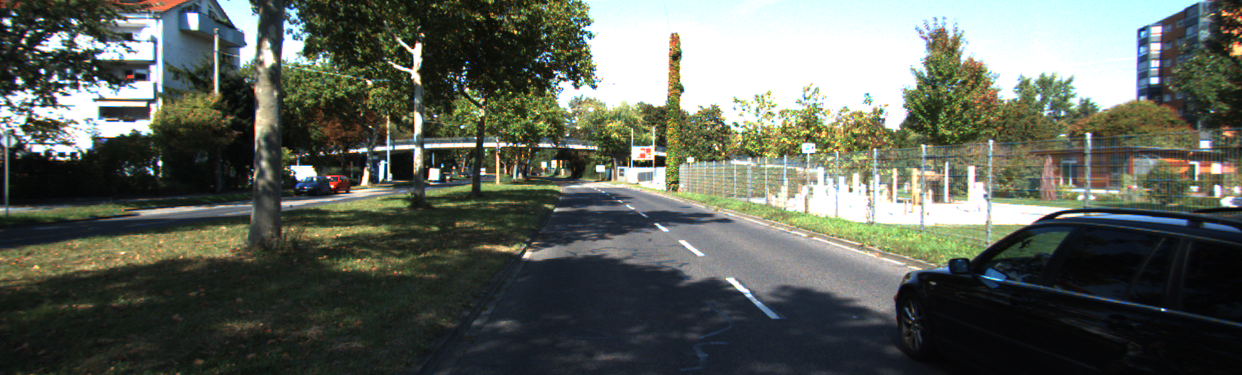
//> input picture sample/000000.png, 1242 x 375 px
$ ./main   (built with g++ and OpenCV 4)
//> lines starting //> are read from the running program, lines starting //| are printed output that depends on the picture
#include <iostream>
#include <opencv2/opencv.hpp>
#include <opencv2/xfeatures2d.hpp>

int main() {
    cv::Mat img1 = cv::imread("sample/000000.png");
//> img1 is the input picture: 375 rows x 1242 cols, CV_8UC3; mean B, G, R 90.3, 99.2, 93.9
    cv::Mat img2 = cv::imread("sample/000009.png");
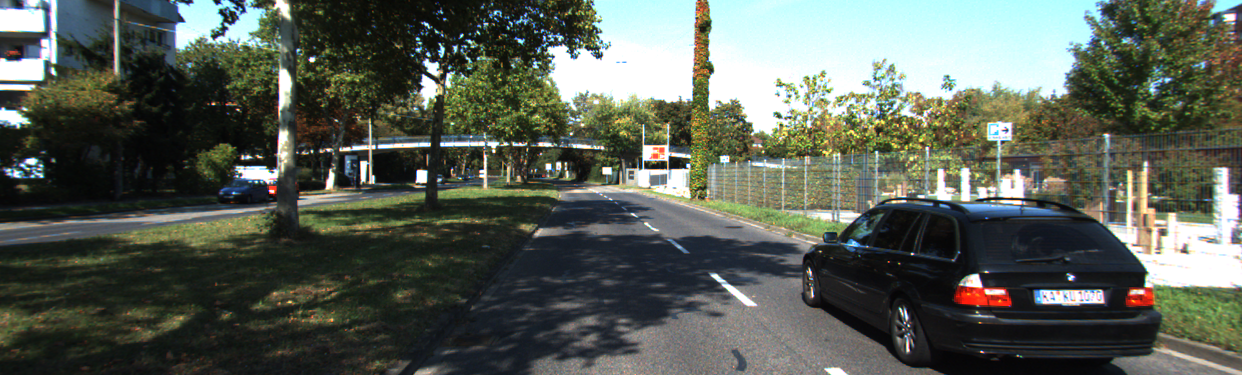
//> input picture sample/000009.png, 1242 x 375 px
//> img2 is the input picture: 375 rows x 1242 cols, CV_8UC3; mean B, G, R 85.7, 95.3, 88.7
    if (img1.empty() || img2.empty()) {
        std::cerr << "Error: Could not read the image." << std::endl;
        return -1;
    }

    // Convert images to grayscale
    cv::Mat gray1, gray2;
    cv::cvtColor(img1, gray1, cv::COLOR_BGR2GRAY);
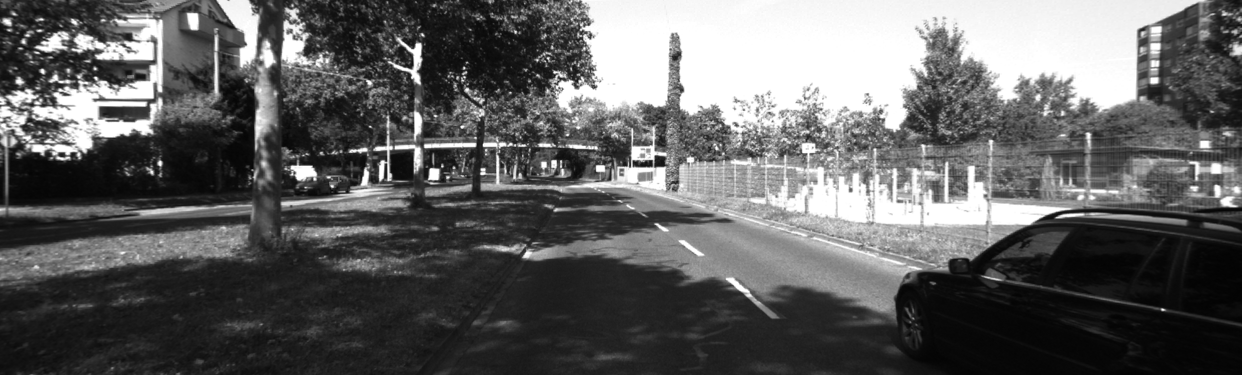
//> gray1: 375 rows x 1242 cols, CV_8UC1; min 2, max 255, mean 96.6
    cv::cvtColor(img2, gray2, cv::COLOR_BGR2GRAY);
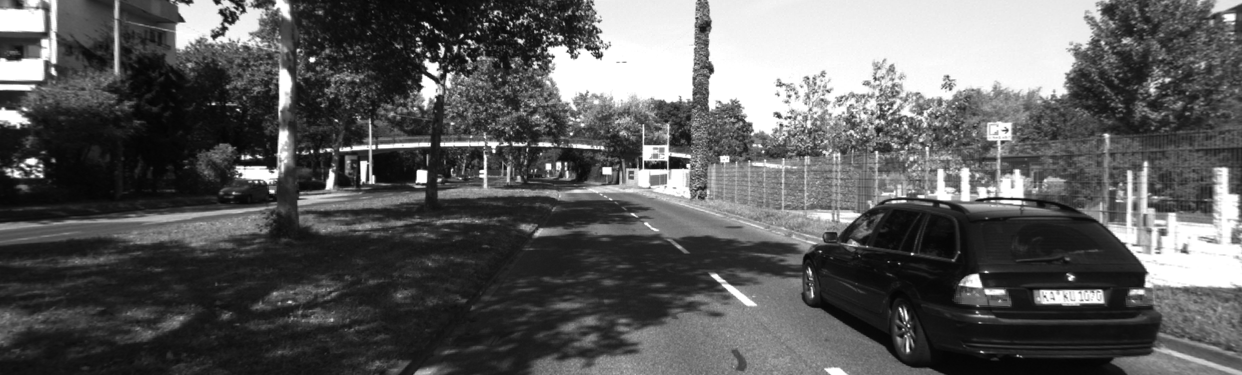
//> gray2: 375 rows x 1242 cols, CV_8UC1; min 4, max 255, mean 92.2

    // Detect ORB keypoints and descriptors
    cv::Ptr<cv::Feature2D> orb = cv::ORB::create();
    std::vector<cv::KeyPoint> keypoints1, keypoints2;
    cv::Mat descriptors1, descriptors2;

    orb->detectAndCompute(gray1, cv::noArray(), keypoints1, descriptors1);
//> keypoints1 = 500 keypoints; strongest (x, y, size): (409, 66, 44.6), (482, 173, 31), (410, 67, 37.2), (474, 144, 31)
    orb->detectAndCompute(gray2, cv::noArray(), keypoints2, descriptors2);
//> keypoints2 = 500 keypoints; strongest (x, y, size): (419, 172, 64.3), (421, 172, 77.1), (423, 76, 44.6), (685, 167, 31)

    // Match features using BFMatcher
    cv::BFMatcher matcher;
    std::vector<cv::DMatch> matches;
    matcher.match(descriptors1, descriptors2, matches);
//> matches = 500 matches

    // Draw matches
    cv::Mat img_matches;
    cv::drawMatches(img1, keypoints1, img2, keypoints2, matches, img_matches);
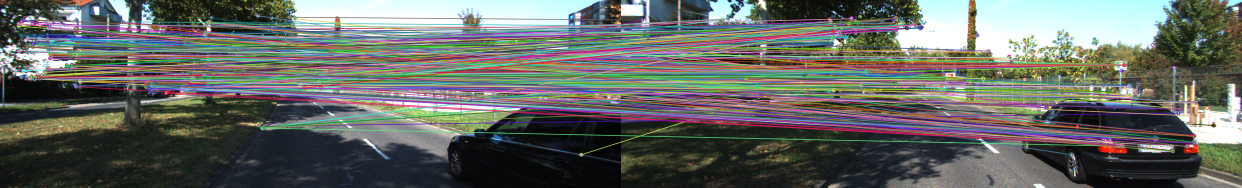
//> img_matches: 375 rows x 2484 cols, CV_8UC3 (shown at 1/2 size); mean B, G, R 99.4, 104, 100.7

    cv::imshow("Matches", img_matches);
    cv::waitKey(0);

    std::cout << "Finished Successfully!! " << std::endl;
    return 0;
}
